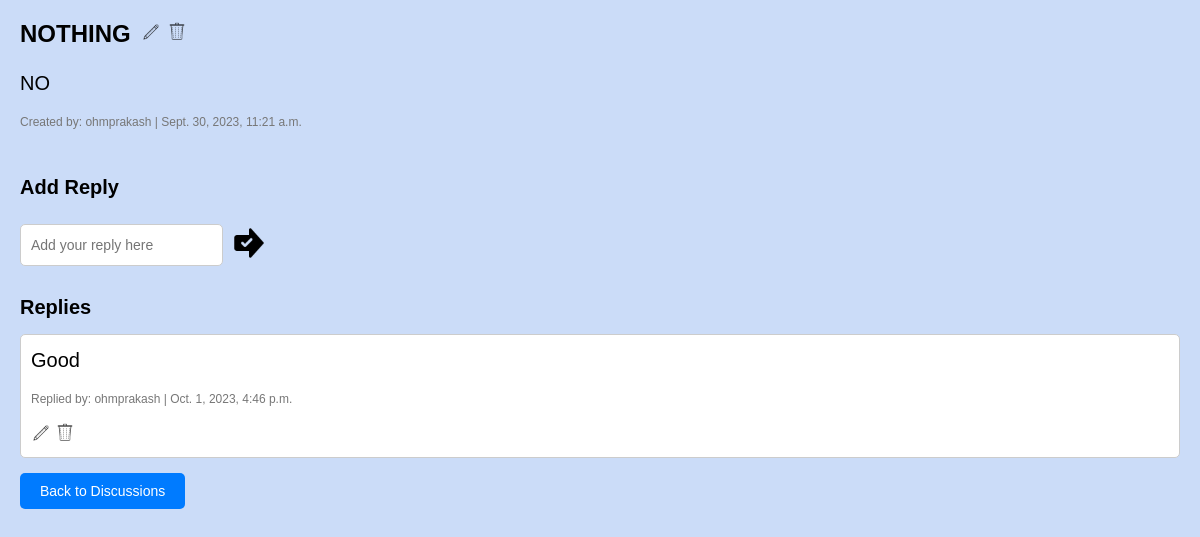
Page /discussions/4/ (signed in) on the committed database.
### reviews/models.py (models this page shows)
class Discussion(models.Model):
    user = models.ForeignKey(User, on_delete=models.CASCADE)
    title = models.CharField(max_length=200)
    content = models.TextField()
    created_at = models.DateTimeField(auto_now_add=True)

class DiscussionReply(models.Model):
    user = models.ForeignKey(User, on_delete=models.CASCADE)
    discussion = models.ForeignKey(Discussion, on_delete=models.CASCADE, related_name='replies')
    content = models.TextField()
    created_at = models.DateTimeField(auto_now_add=True)

### reviews/views.py (the view, shortened to what this page needs)
# urls.py: path('discussions/<int:discussion_id>/', views.DiscussionDetailView.as_view(), name='discussion_detail'),
class DiscussionDetailView(View):
    template_name = 'discussion_detail.html'
    def get(self, request, discussion_id):
        discussion = get_object_or_404(Discussion, pk=discussion_id)
        reply_form = DiscussionReplyForm()
        return render(request, self.template_name, {'discussion': discussion, 'reply_form': reply_form})

### reviews/forms.py
class DiscussionReplyForm(forms.ModelForm):
    class Meta:
        model = DiscussionReply
        fields = ['content']

### reviews/templates/discussion_detail.html (shortened to what this page needs)
{% load static %}
<!DOCTYPE html>
<html lang="en">
<head>
</head>
<body>
    <h1>
        {{ discussion.title }}
        {% if user == discussion.user %}
            <div id="discussion-buttons">
                <a href="{% url 'edit_discussion' discussion.id %}" class="logo-button">
                    <img class="edit-image" src="{% static 'images/EDIT LOGO.png' %}" alt="Edit Logo" style="margin-left: 10px;">
                </a>
                <a href="{% url 'delete_discussion' discussion.id %}" class="logo-button" onclick="return showDeleteConfirmation();">
                    <img class="delete-image" src="{% static 'images/DELETE LOGO.png' %}" alt="Delete Logo">
                </a>
            </div>
        {% endif %}
    </h1>
    <p>{{ discussion.content }}</p>
    <p class="author-info">Created by: {{ discussion.user.username }} | {{ discussion.created_at }}</p>
    <div class="reply-container">
        <h2>Add Reply</h2>
        <form method="post" id="reply-form">
            <div class="reply-input">
                <input type="text" name="{{ reply_form.content.name }}" class="reply-text-box" placeholder="Add your reply here" required>
                <div class="submit-wrapper">
                    <img class="submit-image" src="{% static 'images/SUBMIT LOGO.png' %}" alt="Submit Logo">
                </div>
            </div>
        </form>
    </div>
    <h2>Replies</h2>
    <ul>
        {% for reply in discussion.replies.all %}
        <li>
            <p>{{ reply.content }}</p>
            <p class="author-info">Replied by: {{ reply.user.username }} | {{ reply.created_at }}</p>
            {% if reply.user == user %}
                <a href="{% url 'edit_reply' discussion.id reply.id %}" class="logo-button">
                    <img class="edit-image" src="{% static 'images/EDIT LOGO.png' %}" alt="Edit reply">
                </a>
                <a href="{% url 'delete_reply' discussion.id reply.id %}" class="logo-button" onclick="return showDeleteConfirmation();">
                    <img class="delete-image" src="{% static 'images/DELETE LOGO.png' %}" alt="Delete reply">
                </a>
            {% endif %}
        </li>
    {% empty %}
        <li>No replies yet.</li>
    {% endfor %}
    </ul>
    <a href="{% url 'discussion_list' %}" class="button">Back to Discussions</a>
</body>
</html>

### reviews/templates/discussion_detail.html (style rules this page uses)
body, h1, h2, p, ul, li { margin: 0; padding: 0; }
body { font-family: Arial, sans-serif; background-color: #cbdcf8; padding: 20px; }
h1 { font-size: 24px; margin-bottom: 20px; display: flex; align-items: center; }
.button { display: inline-block; padding: 10px 20px; margin-right: 10px; text-decoration: none; background-color: #007bff; color: #fff; border: none; border-radius: 5px; cursor: pointer; font-size: 14px; }
p { font-size: 20px; line-height: 1.5; margin-bottom: 15px; }
p.author-info { font-size: 14px; color: #777; }
h2 { font-size: 20px; margin-top: 30px; margin-bottom: 15px; }
ul { list-style: none; }
li { border: 1px solid #ccc; padding: 10px; margin-bottom: 15px; border-radius: 5px; background-color: #fff; }
form { margin-top: 10px; }
.logo-button { text-decoration: none; }
.edit-image, .delete-image { width: 20px; height: 20px; }
.submit-image { width: 32px; height: 32px; }
.reply-container { display: flex; flex-direction: column; align-items: flex-start; }
.reply-input { display: flex; align-items: center; }
.reply-text-box { flex-grow: 1; width: 100%; padding: 10px; border: 1px solid #ccc; border-radius: 5px; font-size: 14px; line-height: 1.5; height: 20px; }
.submit-wrapper { margin-left: 10px; cursor: pointer; }
p.author-info { font-size: 12px; color: #777; }

### rows in the picture
Discussion: title "NOTHING", content "NO", user.username "ohmprakash", created_at "Sept. 30, 2023, 11:21 a.m."
DiscussionReply: content "Good", user.username "ohmprakash", created_at "Oct. 1, 2023, 4:46 p.m."
